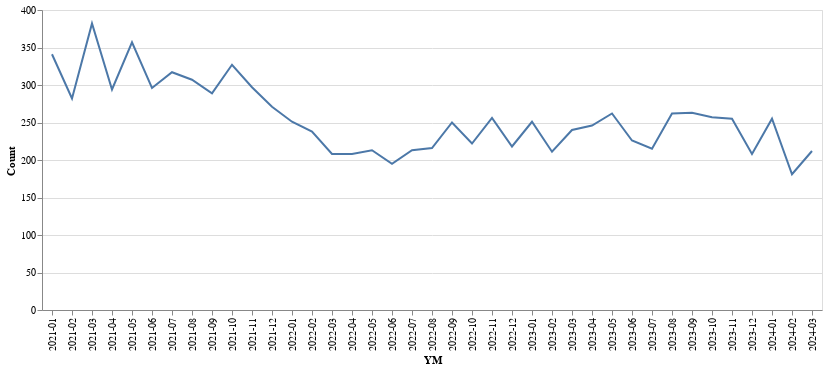

The notebook cell saved with this chart:
### Code cell
df_plot = (
    df_ac.with_columns(
        pl.col("CreationDate").cast(pl.Datetime),
        pl.col("LastActivityDate").cast(pl.Datetime),
    )
    .with_columns(pl.col("CreationDate").dt.strftime("%Y-%m").alias("YM"))
    # .filter(pl.col("Tags").str.contains("java"))
    .group_by("YM")
    .agg(pl.len().alias("Count"))
    .sort("YM")
)
df_plot.plot.line(x="YM", y="Count")

### Figure 1 — Vega-Lite specification as saved in the notebook (floating-point values rounded to 4 significant figures)
{"config": {"view": {"continuousWidth": 300, "continuousHeight": 300}}, "data": {"name": "data-662ad68abf8e713e495595eb3d6036b3"}, "mark": {"type": "line", "tooltip": true}, "encoding": {"x": {"field": "YM", "type": "nominal"}, "y": {"field": "Count", "type": "quantitative"}}, "params": [{"name": "param_3", "select": {"type": "interval", "encodings": ["x", "y"]}, "bind": "scales"}], "$schema": "https://vega.github.io/schema/vega-lite/v5.20.1.json", "datasets": {"data-662ad68abf8e713e495595eb3d6036b3": [{"YM": "2021-01", "Count": 341}, {"YM": "2021-02", "Count": 282}, {"YM": "2021-03", "Count": 382}, {"YM": "2021-04", "Count": 294}, {"YM": "2021-05", "Count": 357}, {"YM": "2021-06", "Count": 296}, {"YM": "2021-07", "Count": 317}, {"YM": "2021-08", "Count": 307}, {"YM": "2021-09", "Count": 289}, {"YM": "2021-10", "Count": 327}, {"YM": "2021-11", "Count": 297}, {"YM": "2021-12", "Count": 271}, {"YM": "2022-01", "Count": 251}, {"YM": "2022-02", "Count": 238}, {"YM": "2022-03", "Count": 208}, {"YM": "2022-04", "Count": 208}, {"YM": "2022-05", "Count": 213}, {"YM": "2022-06", "Count": 195}, {"YM": "2022-07", "Count": 213}, {"YM": "2022-08", "Count": 216}, {"YM": "2022-09", "Count": 250}, {"YM": "2022-10", "Count": 222}, {"YM": "2022-11", "Count": 256}, {"YM": "2022-12", "Count": 218}, {"YM": "2023-01", "Count": 251}, {"YM": "2023-02", "Count": 211}, {"YM": "2023-03", "Count": 240}, {"YM": "2023-04", "Count": 246}, {"YM": "2023-05", "Count": 262}, {"YM": "2023-06", "Count": 226}, {"YM": "2023-07", "Count": 215}, {"YM": "2023-08", "Count": 262}, {"YM": "2023-09", "Count": 263}, {"YM": "2023-10", "Count": 257}, {"YM": "2023-11", "Count": 255}, {"YM": "2023-12", "Count": 208}, {"YM": "2024-01", "Count": 255}, {"YM": "2024-02", "Count": 181}, {"YM": "2024-03", "Count": 212}]}}
